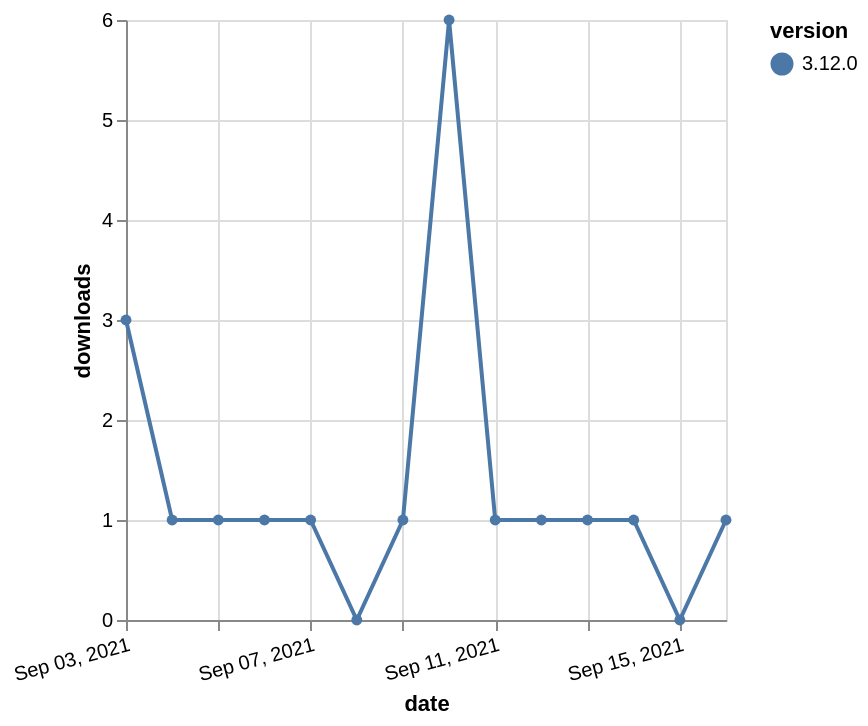

Vega-Lite specification stored for this chart:
### Vega-Lite specification from a JSON file in a GitHub repository (floating-point values rounded to 4 significant figures)
{"$schema": "https://vega.github.io/schema/vega-lite/v5.json", "description": "A simple bar chart with embedded data.", "data": {"values": [{"date": "2021-09-03", "total": 500, "delta": 3, "version": "3.12.0"}, {"date": "2021-09-04", "total": 501, "delta": 1, "version": "3.12.0"}, {"date": "2021-09-05", "total": 502, "delta": 1, "version": "3.12.0"}, {"date": "2021-09-06", "total": 503, "delta": 1, "version": "3.12.0"}, {"date": "2021-09-07", "total": 504, "delta": 1, "version": "3.12.0"}, {"date": "2021-09-08", "total": 504, "delta": 0, "version": "3.12.0"}, {"date": "2021-09-09", "total": 505, "delta": 1, "version": "3.12.0"}, {"date": "2021-09-10", "total": 511, "delta": 6, "version": "3.12.0"}, {"date": "2021-09-11", "total": 512, "delta": 1, "version": "3.12.0"}, {"date": "2021-09-12", "total": 513, "delta": 1, "version": "3.12.0"}, {"date": "2021-09-13", "total": 514, "delta": 1, "version": "3.12.0"}, {"date": "2021-09-14", "total": 515, "delta": 1, "version": "3.12.0"}, {"date": "2021-09-15", "total": 515, "delta": 0, "version": "3.12.0"}, {"date": "2021-09-16", "total": 516, "delta": 1, "version": "3.12.0"}]}, "width": "container", "mark": {"type": "line", "point": {"filled": true}}, "encoding": {"x": {"field": "date", "type": "temporal", "timeUnit": "yearmonthdate", "title": "date", "axis": {"labelAngle": -15}}, "y": {"field": "delta", "type": "quantitative", "title": "downloads"}, "color": {"field": "version", "type": "nominal"}, "tooltip": {"field": "delta"}}}
